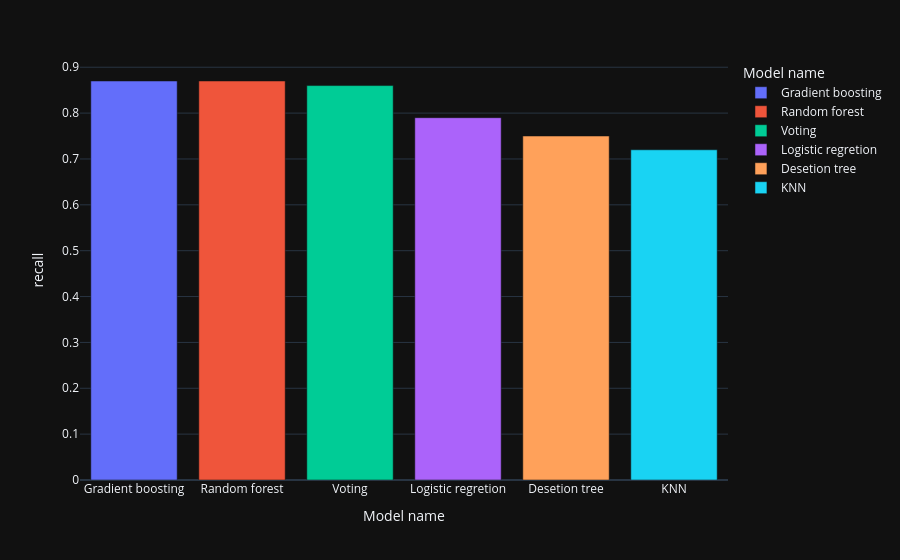

The notebook cell saved with this chart:
### Code cell
fig=px.bar(model,x="Model name",y="recall",color="Model name")
fig.show()

### Figure 1 — Plotly figure (JSON) as saved in the notebook; plotly's stock layout.template omitted (floating-point values rounded to 4 significant figures)
{"data": [{"hovertemplate": "Model name=%{x}<br>recall=%{y}<extra></extra>", "legendgroup": "Gradient boosting", "marker": {"color": "#636efa", "pattern": {"shape": ""}}, "name": "Gradient boosting", "orientation": "v", "showlegend": true, "textposition": "auto", "x": ["Gradient boosting"], "xaxis": "x", "y": [0.87], "yaxis": "y", "type": "bar"}, {"hovertemplate": "Model name=%{x}<br>recall=%{y}<extra></extra>", "legendgroup": "Random forest", "marker": {"color": "#EF553B", "pattern": {"shape": ""}}, "name": "Random forest", "orientation": "v", "showlegend": true, "textposition": "auto", "x": ["Random forest"], "xaxis": "x", "y": [0.87], "yaxis": "y", "type": "bar"}, {"hovertemplate": "Model name=%{x}<br>recall=%{y}<extra></extra>", "legendgroup": "Voting", "marker": {"color": "#00cc96", "pattern": {"shape": ""}}, "name": "Voting", "orientation": "v", "showlegend": true, "textposition": "auto", "x": ["Voting"], "xaxis": "x", "y": [0.86], "yaxis": "y", "type": "bar"}, {"hovertemplate": "Model name=%{x}<br>recall=%{y}<extra></extra>", "legendgroup": "Logistic regretion", "marker": {"color": "#ab63fa", "pattern": {"shape": ""}}, "name": "Logistic regretion", "orientation": "v", "showlegend": true, "textposition": "auto", "x": ["Logistic regretion"], "xaxis": "x", "y": [0.79], "yaxis": "y", "type": "bar"}, {"hovertemplate": "Model name=%{x}<br>recall=%{y}<extra></extra>", "legendgroup": "Desetion tree", "marker": {"color": "#FFA15A", "pattern": {"shape": ""}}, "name": "Desetion tree", "orientation": "v", "showlegend": true, "textposition": "auto", "x": ["Desetion tree"], "xaxis": "x", "y": [0.75], "yaxis": "y", "type": "bar"}, {"hovertemplate": "Model name=%{x}<br>recall=%{y}<extra></extra>", "legendgroup": "KNN", "marker": {"color": "#19d3f3", "pattern": {"shape": ""}}, "name": "KNN", "orientation": "v", "showlegend": true, "textposition": "auto", "x": ["KNN"], "xaxis": "x", "y": [0.72], "yaxis": "y", "type": "bar"}], "layout": {"xaxis": {"anchor": "y", "domain": [0.0, 1.0], "title": {"text": "Model name"}, "categoryorder": "array", "categoryarray": ["Gradient boosting", "Random forest", "Voting", "Logistic regretion", "Desetion tree", "KNN"]}, "yaxis": {"anchor": "x", "domain": [0.0, 1.0], "title": {"text": "recall"}}, "legend": {"title": {"text": "Model name"}, "tracegroupgap": 0}, "margin": {"t": 60}, "barmode": "relative"}}
